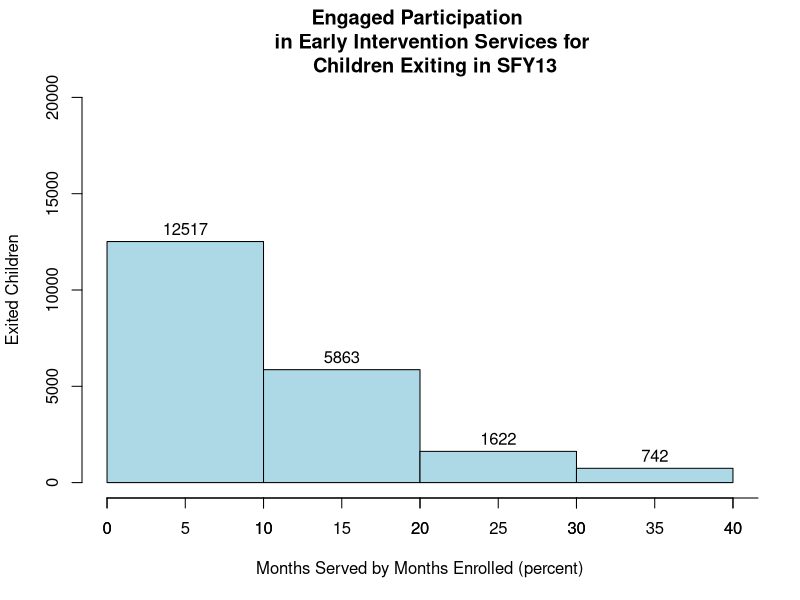
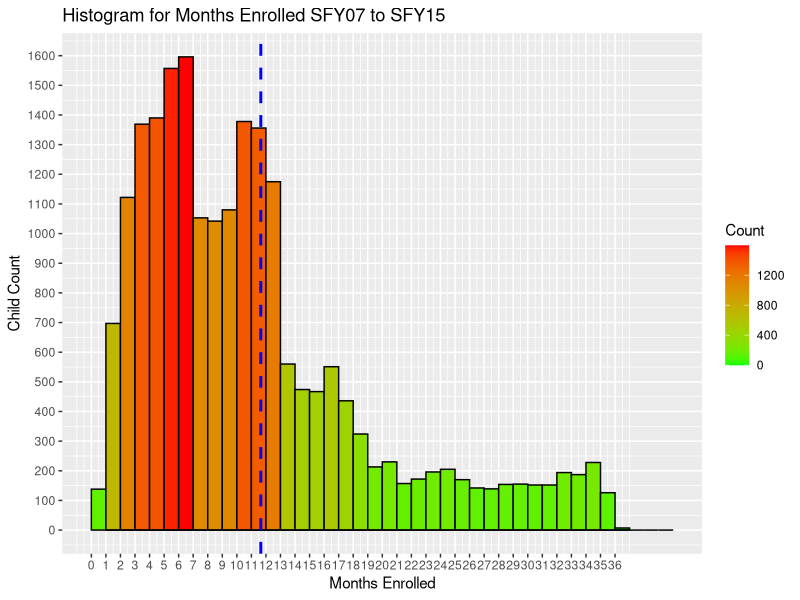
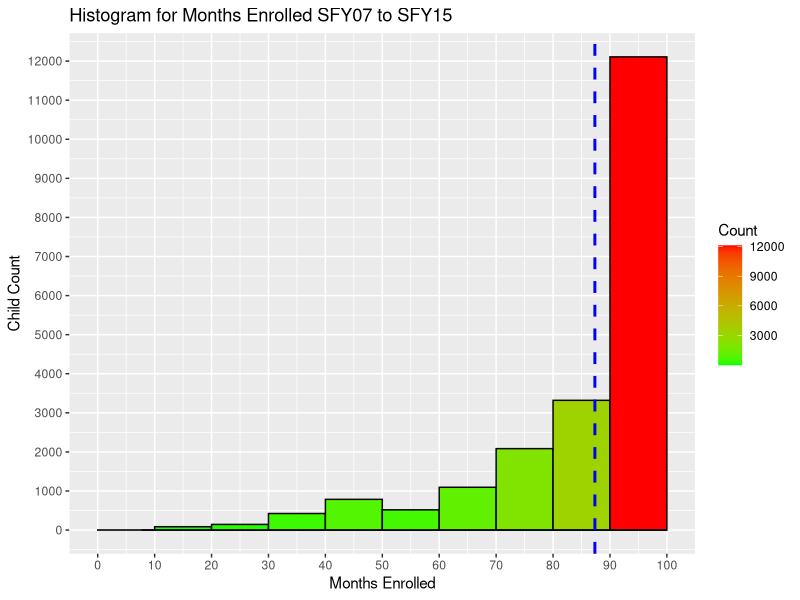

Generate these figures, in order, with R:
#STATE 2007 to 2015

dat <- read.csv("2007 to now SI.csv",header=TRUE)

head(dat)
str(dat)
names(dat)

hist(dat$months_served, breaks=5,
     #probability = TRUE,
     col="lightblue",
     labels=TRUE,
     ylim=c(0, 20000),
     xlab="Months Served by Months Enrolled (percent)",
     ylab="Exited Children",
     main="Engaged Participation 
     in Early Intervention Services for 
     Children Exiting in SFY13")
axis(side=1, at=seq(0,100, 5),
     text(50, 2500, "Average 86.76% / Min 0% / Max 100%",
          cex = .8),
     text(50, 2400, "Total Exited Children 3740",
          cex = .8))
text(50, 285, "Total Exited: 501",
     cex = .8)


data_2007 = read.csv("2007 to now SI.csv")
summary(data_2007)

# Set up the x y variables
install.packages("ggplot2")
library(ggplot2)
enrolled <- (data_2007$enrollment_months)
served <- (data_2007$months_served)
ggplot(data=data_2007, aes(data_2007$enrollment_months)) + 
  geom_histogram(breaks=seq(0, 40, by =1), 
                 col="black", 
                 aes(fill=..count..)) +
  scale_fill_gradient("Count", low = "green", high = "red") +
  geom_density(col=1) + labs(title="Histogram for Months Enrolled SFY07 to SFY15") + scale_x_continuous(breaks=seq(0,36,1)) +
  scale_y_continuous(breaks=seq(0,25000,100)) +
  labs(x="Months Enrolled", y="Child Count") +
  geom_vline(aes(xintercept=mean(data_2007$enrollment_months, na.rm=T)),
             color="blue", linetype="dashed", size=1)

# Percentage
data_2007 = read.csv("2007 to now SI.csv")
summary(data_2007)

# Set up the x y variables
#install.packages("ggplot2")
library(ggplot2)
enrolled <- (data_2007$percent)
served <- (data_2007$months_served)
ggplot(data=data_2007, aes(data_2007$percent)) + 
  geom_histogram(breaks=seq(0, 100, by =10), 
                 col="black", 
                 aes(fill=..count..)) +
  scale_fill_gradient("Count", low = "green", high = "red") +
  geom_density(col=1) + labs(title="Histogram for Months Enrolled SFY07 to SFY15") + scale_x_continuous(breaks=seq(0,100,10)) +
  scale_y_continuous(breaks=seq(0,25000,1000)) +
  labs(x="Months Enrolled", y="Child Count") +
  geom_vline(aes(xintercept=mean(data_2007$percent, na.rm=T)),
             color="blue", linetype="dashed", size=1)
